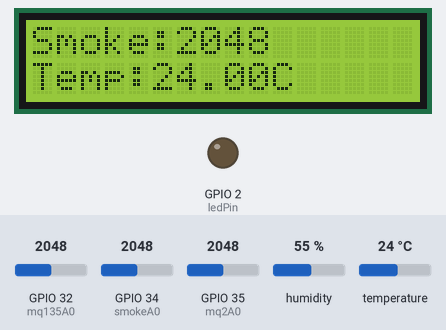
Simulated run of this sketch. Board: ESP32. Parts: 16×2 character LCD, output pins drawn as LEDs (lit = HIGH). Inputs (shaded band) come from the test bench; at power-on: humidity 55 %, GPIO 34 (smokeA0) = 2048, GPIO 35 (mq2A0) = 2048, temperature 24 °C, GPIO 32 (mq135A0) = 2048. WiFi joins after 1.5 s; servers stay silent unless stated; what the sketch prints to the serial monitor is not drawn.

Above: at 5.5 s.
5.6 s: humidity set to 22 %
At 8.6 s:
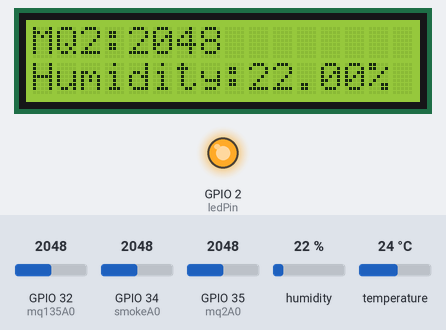
10.5 s: GPIO 34 (smokeA0) set to 2866
At 11.9 s:
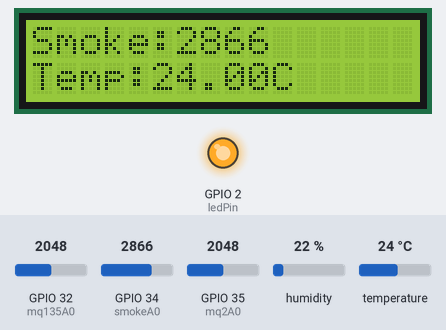
13.6 s: GPIO 35 (mq2A0) set to 2866
At 17.1 s:
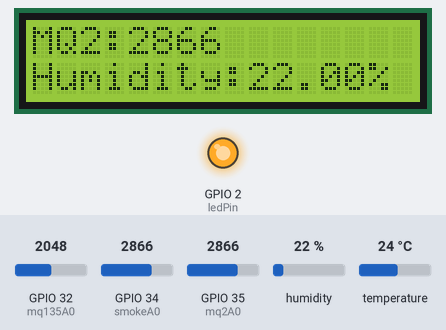
18.8 s: temperature set to 12 °C
At 20.2 s:
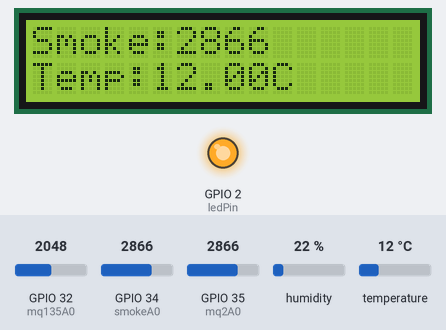
21.9 s: GPIO 34 (smokeA0) set to 3972
At 24.4 s:
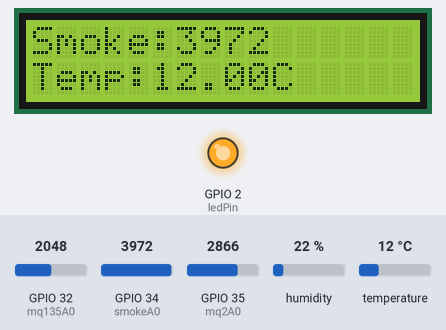
26.1 s: GPIO 35 (mq2A0) set to 3972
At 29.1 s:
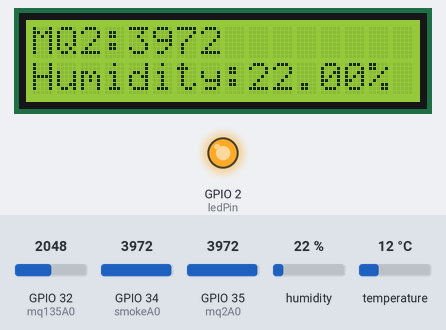
Timing chart, 0 to 30.6 s (numbered marks = the images above; inputs shaded):
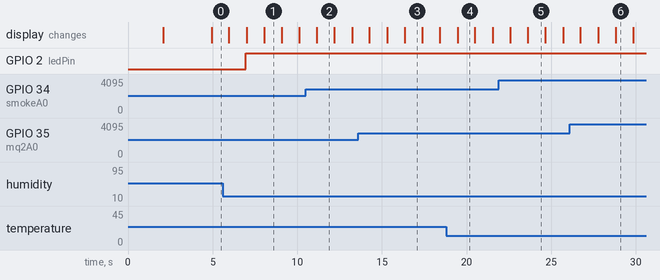

Measured:
- after the input at 5.6 s, the display: first differs from a run without the input after 2.4 s (image 1)
- after the input at 10.5 s, the display: changes after 0.66 s (image 2)
- after the input at 13.6 s, the display: first differs from a run without the input after 2.7 s (image 3)
- after the input at 18.8 s, the display: changes after 0.67 s (image 4)
- after the input at 21.9 s, the display: first differs from a run without the input after 1.7 s (image 5)
- after the input at 26.1 s, the display: first differs from a run without the input after 2.7 s (image 6)
- what the display in image 1 shows lasts 1.1 s, from 8.0 s to 9.1 s

The sketch:

Gas_detection.ino
```cpp
#define BLYNK_TEMPLATE_ID "TMPL3j8PNOV6N"
#define BLYNK_TEMPLATE_NAME "BIOSAFE"
#define BLYNK_AUTH_TOKEN "SYX-MbQcASjcvfvOquk6QJY6TkcOWRcg"

#define BLYNK_PRINT Serial
#include <WiFi.h>
#include <BlynkSimpleEsp32.h>
#include <DHT.h>
#include <Wire.h>
#include <LiquidCrystal_I2C.h>

// WiFi Credentials
char auth[] = BLYNK_AUTH_TOKEN;
char ssid[] = "Ankit";  // WiFi Name
char pass[] = "anch1234";  // WiFi Password

// Sensor Pins
const int smokeA0 = 34;   // Smoke Sensor
const int mq2A0 = 35;     // MQ-2 Sensor
const int mq135A0 = 32;   // MQ-135 Sensor
const int dhtPin = 27;    // DHT11 Sensor Pin
const int ledPin = 2;     // LED Indicator

// DHT Sensor Type
#define DHTTYPE DHT11
DHT dht(dhtPin, DHTTYPE);

// LCD Display Setup
LiquidCrystal_I2C lcd(0x27, 16, 2);

BlynkTimer timer;

void setup() {
    Serial.begin(115200);

    // Initialize sensors
    pinMode(smokeA0, INPUT);
    pinMode(mq2A0, INPUT);
    pinMode(mq135A0, INPUT);
    pinMode(ledPin, OUTPUT);
    dht.begin();

    // Initialize LCD
    lcd.init();
    lcd.backlight();
    lcd.setCursor(0, 0);
    lcd.print("BIOSAFE MONITOR");
    delay(2000);
    lcd.clear();

    Serial.println("Connecting to WiFi...");
    WiFi.begin(ssid, pass);

    unsigned long startAttemptTime = millis();
    while (WiFi.status() != WL_CONNECTED && millis() - startAttemptTime < 20000) {
        Serial.print(".");
        delay(500);
    }

    if (WiFi.status() == WL_CONNECTED) {
        Serial.println("\nWiFi Connected!");
        Serial.println(WiFi.localIP());
    } else {
        Serial.println("\nFailed to connect to WiFi.");
    }

    // Connect to Blynk
    Blynk.config(auth);
    Blynk.connect();

    // Send sensor data every 1 second
    timer.setInterval(1000L, sendSensorData);
}

void sendSensorData() {
    int smokeValue = analogRead(smokeA0);
    int mq2Value = analogRead(mq2A0);
    int mq135Value = analogRead(mq135A0);
    float temperature = dht.readTemperature();
    float humidity = dht.readHumidity();
    bool alert = false;

    // Send values to Blynk
    Blynk.virtualWrite(V0, smokeValue);
    Blynk.virtualWrite(V1, mq2Value);
    Blynk.virtualWrite(V2, mq135Value);
    Blynk.virtualWrite(V3, temperature);
    Blynk.virtualWrite(V4, humidity);

    Serial.print("Smoke Sensor: ");
    Serial.print(smokeValue);
    Serial.print(" | MQ-2: ");
    Serial.print(mq2Value);
    Serial.print(" | MQ-135: ");
    Serial.print(mq135Value);
    Serial.print(" | Temp: ");
    Serial.print(temperature);
    Serial.print("°C | Humidity: ");
    Serial.print(humidity);
    Serial.println("%");

    // Display values on LCD
    lcd.clear();
    lcd.setCursor(0, 0);
    lcd.print("Smoke:");
    lcd.print(smokeValue);
    lcd.setCursor(0, 1);
    lcd.print("Temp:");
    lcd.print(temperature);
    lcd.print("C");
    delay(1000);

    lcd.clear();
    lcd.setCursor(0, 0);
    lcd.print("MQ2:");
    lcd.print(mq2Value);
    lcd.setCursor(0, 1);
    lcd.print("Humidity:");
    lcd.print(humidity);
    lcd.print("%");
    delay(1000);

    // Trigger alerts if gas levels exceed safe limits
    if (smokeValue > 500) {
        Blynk.logEvent("gas_alert", "High Smoke Level Detected!");
        alert = true;
    }
    if (mq2Value > 400) {
        Blynk.logEvent("gas_alert", "High MQ-2 Gas Level Detected!");
        alert = true;
    }
    if (mq135Value > 450) {
        Blynk.logEvent("gas_alert", "High MQ-135 Gas Level Detected!");
        alert = true;
    }
    if (temperature > 50) {
        Blynk.logEvent("temp_alert", "High Temperature Detected!");
        alert = true;
    }
    if (humidity > 80) {
        Blynk.logEvent("humidity_alert", "High Humidity Detected!");
        alert = true;
    }

    // Turn on LED if alert is triggered
    digitalWrite(ledPin, alert ? HIGH : LOW);
}

void loop() {
    if (WiFi.status() != WL_CONNECTED) {
        Serial.println("WiFi Disconnected! Reconnecting...");
        WiFi.begin(ssid, pass);
    }
    Blynk.run();
    timer.run();
}
```

oled.ino
```cpp

```
